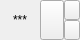
<?xml version="1.0" encoding="UTF-8"?>
<ui version="4.0">
 <class>CustomHeaderView</class>
 <widget class="QWidget" name="CustomHeaderView">
  <property name="geometry">
   <rect>
    <x>0</x>
    <y>0</y>
    <width>80</width>
    <height>40</height>
   </rect>
  </property>
  <property name="windowTitle">
   <string>Form</string>
  </property>
  <property name="autoFillBackground">
   <bool>false</bool>
  </property>
  <property name="styleSheet">
   <string notr="true"/>
  </property>
  <layout class="QGridLayout" name="gridLayout">
   <property name="leftMargin">
    <number>0</number>
   </property>
   <property name="topMargin">
    <number>0</number>
   </property>
   <property name="rightMargin">
    <number>0</number>
   </property>
   <property name="bottomMargin">
    <number>0</number>
   </property>
   <property name="spacing">
    <number>0</number>
   </property>
   <item row="0" column="0">
    <widget class="QWidget" name="widget_header" native="true">
     <property name="mouseTracking">
      <bool>false</bool>
     </property>
     <layout class="QGridLayout" name="gridLayout_2">
      <property name="leftMargin">
       <number>0</number>
      </property>
      <property name="topMargin">
       <number>0</number>
      </property>
      <property name="rightMargin">
       <number>0</number>
      </property>
      <property name="bottomMargin">
       <number>0</number>
      </property>
      <property name="spacing">
       <number>0</number>
      </property>
      <item row="0" column="0">
       <layout class="QHBoxLayout" name="horizontalLayout" stretch="1,0,0">
        <property name="spacing">
         <number>0</number>
        </property>
        <item>
         <widget class="QLabel" name="label_title">
          <property name="text">
           <string>***</string>
          </property>
          <property name="alignment">
           <set>Qt::AlignCenter</set>
          </property>
         </widget>
        </item>
        <item>
         <widget class="QToolButton" name="toolButton_filter">
          <property name="sizePolicy">
           <sizepolicy hsizetype="Expanding" vsizetype="Expanding">
            <horstretch>0</horstretch>
            <verstretch>0</verstretch>
           </sizepolicy>
          </property>
          <property name="text">
           <string/>
          </property>
          <property name="icon">
           <iconset resource="../FrameLessWidget/images.qrc">
            <normaloff>:/images/filter.png</normaloff>:/images/filter.png</iconset>
          </property>
          <property name="iconSize">
           <size>
            <width>16</width>
            <height>16</height>
           </size>
          </property>
          <property name="checkable">
           <bool>true</bool>
          </property>
          <property name="autoExclusive">
           <bool>true</bool>
          </property>
          <property name="autoRaise">
           <bool>false</bool>
          </property>
          <attribute name="buttonGroup">
           <string notr="true">buttonGroup</string>
          </attribute>
         </widget>
        </item>
        <item>
         <layout class="QVBoxLayout" name="verticalLayout">
          <property name="spacing">
           <number>0</number>
          </property>
          <item>
           <widget class="QToolButton" name="toolButton_sortUp">
            <property name="sizePolicy">
             <sizepolicy hsizetype="Expanding" vsizetype="Expanding">
              <horstretch>0</horstretch>
              <verstretch>0</verstretch>
             </sizepolicy>
            </property>
            <property name="text">
             <string/>
            </property>
            <property name="icon">
             <iconset resource="../FrameLessWidget/images.qrc">
              <normaloff>:/images/sort_up.png</normaloff>:/images/sort_up.png</iconset>
            </property>
            <property name="iconSize">
             <size>
              <width>8</width>
              <height>8</height>
             </size>
            </property>
            <property name="checkable">
             <bool>true</bool>
            </property>
            <property name="autoExclusive">
             <bool>true</bool>
            </property>
            <attribute name="buttonGroup">
             <string notr="true">buttonGroup</string>
            </attribute>
           </widget>
          </item>
          <item>
           <widget class="QToolButton" name="toolButton_sortDown">
            <property name="sizePolicy">
             <sizepolicy hsizetype="Expanding" vsizetype="Expanding">
              <horstretch>0</horstretch>
              <verstretch>0</verstretch>
             </sizepolicy>
            </property>
            <property name="text">
             <string/>
            </property>
            <property name="icon">
             <iconset resource="../FrameLessWidget/images.qrc">
              <normaloff>:/images/sort_down.png</normaloff>:/images/sort_down.png</iconset>
            </property>
            <property name="iconSize">
             <size>
              <width>8</width>
              <height>8</height>
             </size>
            </property>
            <property name="checkable">
             <bool>true</bool>
            </property>
            <property name="autoExclusive">
             <bool>true</bool>
            </property>
            <attribute name="buttonGroup">
             <string notr="true">buttonGroup</string>
            </attribute>
           </widget>
          </item>
         </layout>
        </item>
       </layout>
      </item>
     </layout>
    </widget>
   </item>
  </layout>
 </widget>
 <resources>
  <include location="../FrameLessWidget/images.qrc"/>
 </resources>
 <connections/>
 <buttongroups>
  <buttongroup name="buttonGroup"/>
 </buttongroups>
</ui>
